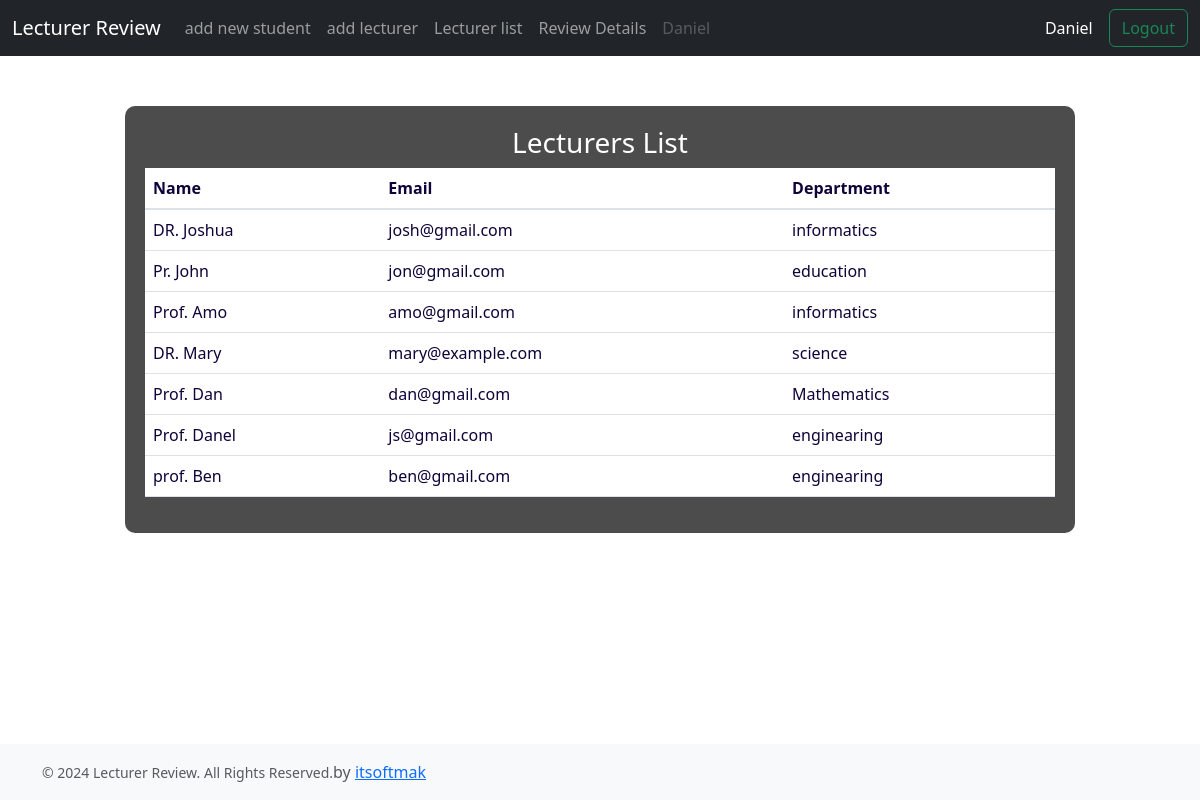
The app's page /lecturer_list (signed in) with its own data.
### students/models.py (models this page shows, shortened)
class Lecturer(models.Model):
    name = models.CharField(max_length=100)
    email = models.EmailField()
    department = models.CharField(max_length=100)

### students/views.py (the view)
# urls.py: path("lecturer_list", lecturer_list, name="lecturer_list"),
def lecturer_list(request):
    lecturers = Lecturer.objects.all()
    context = {
        'lecturers': lecturers
    }
    return render(request, 'lecturer_list.html', context)

### students/context_processors.py (called while the page is built)
def lecturers(request):
    return {'lecturers': Lecturer.objects.all()}

### students/templates/lecturer_list.html (shortened to what this page needs)
{% extends 'base.html' %}
{% block main %}
<div class="container">
  <div class="row justify-content-center">
    <div class="col-md-10 content">
      <h3 class="text-center">Lecturers List</h3>
      <table class="table table-hover">
        <thead>
          <tr>
            <th scope="col">Name</th>
            <th scope="col">Email</th>
            <th scope="col">Department</th>
          </tr>
        </thead>
        <tbody>
          {% for lecturer in lecturers %}
          <tr>
            <td>{{ lecturer.name }}</td>
            <td>{{ lecturer.email }}</td>
            <td>{{ lecturer.department }}</td>
          </tr>
          {% endfor %}
        </tbody>
      </table>
    </div>
  </div>
</div>
{% endblock %}

### students/templates/base.html (shortened to what this page needs)
<!doctype html>
<html lang="en" class="h-100" data-bs-theme="auto">
<head>
  <link href="https://cdn.jsdelivr.net/npm/bootstrap@5.3.3/dist/css/bootstrap.min.css" rel="stylesheet">
</head>
<body class="d-flex flex-column h-100">
  <header>
    <nav class="navbar navbar-expand-md navbar-dark fixed-top bg-dark mb-3">
      <div class="container-fluid">
        <a class="navbar-brand" href="#">Lecturer Review</a>
        <div class="collapse navbar-collapse" id="navbarCollapse">
          <ul class="navbar-nav me-auto mb-2 mb-md-0">
            {% if user.is_authenticated %}
              {% if user.is_superuser %}
                <li class="nav-item">
                  <a class="nav-link" href="register_page">add new student</a>
                </li>
                <li class="nav-item">
                  <a class="nav-link" href="lecturer">add lecturer</a>
                </li>
                <li class="nav-item">
                  <a class="nav-link" href="lecturer_list">Lecturer list</a>
                </li>
                <li class="nav-item">
                  <a class="nav-link" href="review_list">Review Details</a>
                </li>
              {% endif %}
              <li class="nav-item d-flex">
                <a class="nav-link disabled" aria-disabled="true">{{ user.first_name }}</a>
              </li>
            {% endif %}
          </ul>
          {% if user.is_authenticated %}
          <li class="nav-item d-flex mx-3">
            <a class="nav-link disabled" aria-disabled="true">{{ user.first_name }}</a>
          </li>
          <form class="d-flex" action="{% url 'logout' %}" method="POST">
            <button class="btn btn-outline-success" type="submit">Logout</button>
          </form>
          {% endif %}
        </div>
      </div>
    </nav>
  </header>
  <main class="flex-shrink-0 mb-4">
    <div>
      {% block main %}
      {% endblock %}
    </div>
  </main>
  <footer class="footer mt-auto py-3 ">
    <div class="container">
      <span class="text-body-secondary"><small>&copy; 2024 Lecturer Review. All Rights Reserved.</small>by <a href="https://github.com/itmakai">itsoftmak</a></span>
    </div>
  </footer>
</body>
</html>

### students/templates/base.html (style rules this page uses)
body { background-color: #090225; color: white; }
body { padding-top: 56px; }
footer { background-color: #f8f9fa; color: #6c757d; }

### students/templates/lecturer_list.html (style rules this page uses)
body { background: url('https://cdn.dribbble.com/users/2444494/screenshots/6993792/_haracter__lecturer_.gif') no-repeat center center fixed; background-size: cover; color: #fff; }
.content { background: rgba(0, 0, 0, 0.7); padding: 20px; border-radius: 10px; margin-top: 50px; }
.table th, .table td { color: #0f0338; }
.table thead th { border-bottom: 2px solid #dee2e6; }

### records on screen
Lecturer: name "DR. Joshua", email "josh@gmail.com", department "informatics"
Lecturer: name "Pr. John", email "jon@gmail.com", department "education"
Lecturer: name "Prof. Amo", email "amo@gmail.com", department "informatics"
Lecturer: name "DR. Mary", email "mary@example.com", department "science"
Lecturer: name "Prof. Dan", email "dan@gmail.com", department "Mathematics"
Lecturer: name "Prof. Danel", email "js@gmail.com", department "enginearing"
Lecturer: name "prof. Ben", email "ben@gmail.com", department "enginearing"

### other values on screen
{{ user.first_name }} "Daniel"
